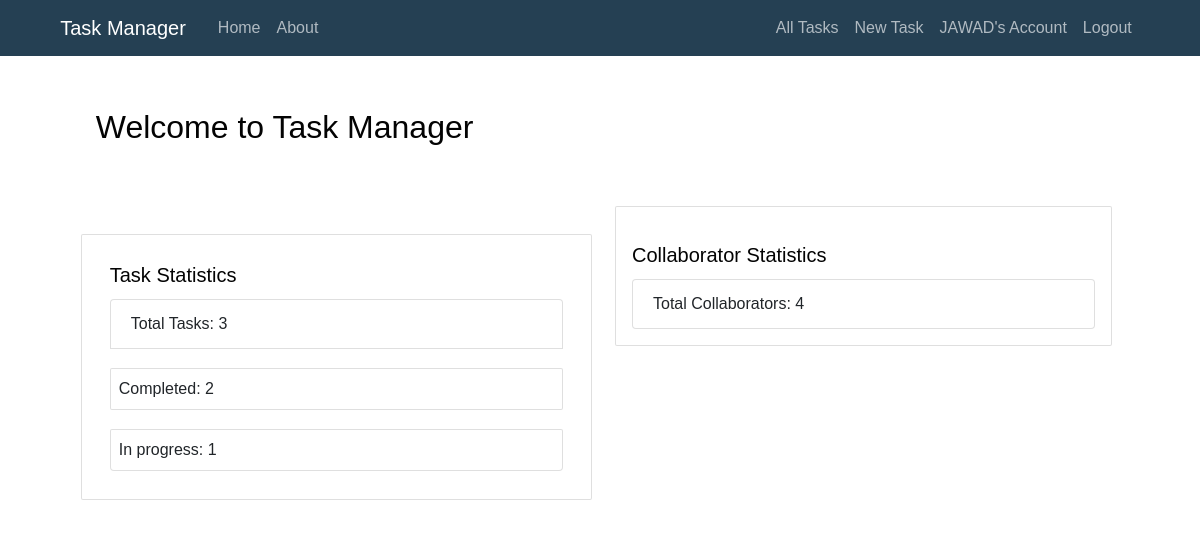
Screenshot of /home (signed in) with the database file from the repository.
### TaskManager/models.py (models this page shows, shortened)
class User(db.Model, UserMixin):
    id = db.Column(db.Integer, primary_key=True)
    username = db.Column(db.String(50), unique=True, nullable=False)
    email = db.Column(db.String(100), unique=True, nullable=False)
    password = db.Column(db.String(255), nullable=False)
    date_joined = db.Column(db.DateTime, default=datetime.now)
    last_login = db.Column(db.DateTime, default=datetime.now)
    tasks = db.relationship('Task', backref='user', lazy=True)
    task_collaborators = db.relationship('TaskCollaborator', backref='user', lazy=True)

class Task(db.Model):
    id = db.Column(db.Integer, primary_key=True)
    user_id = db.Column(db.Integer, db.ForeignKey('user.id'), nullable=False)
    title = db.Column(db.String(255), nullable=False)
    description = db.Column(db.Text)
    status = db.Column(db.Enum('in progress', 'completed', 'pending'), default='in progress')
    priority = db.Column(db.Enum('low', 'medium', 'high'), default='medium')
    due_date = db.Column(db.DateTime, default=datetime.utcnow)
    created_at = db.Column(db.DateTime, default=datetime.utcnow)
    updated_at = db.Column(db.DateTime, default=datetime.utcnow, onupdate=datetime.utcnow)
    notes = db.relationship(
        'Note', backref='task', lazy=True, cascade='all, delete-orphan')
    task_collaborators = db.relationship(
        'TaskCollaborator', backref='task', lazy=True, cascade='all, delete-orphan')

### TaskManager/routes.py (the view)
@app.route("/home")
@login_required
def home():
    num_tasks = Task.query.filter_by(user_id=current_user.id).count()
    status_counts = db.session.query(Task.status, func.count(Task.id)).filter_by(user_id=current_user.id).group_by(Task.status).all()
    num_tasks_by_status = {status: count for status, count in status_counts}
    num_collaborators = db.session.query(
        func.count(func.distinct(TaskCollaborator.user_id))).filter(
            TaskCollaborator.task_id.in_(
        db.session.query(Task.id).filter_by(user_id=current_user.id)
    )
).scalar()
    return render_template('home.html', title='Home', num_tasks=num_tasks,
                           num_tasks_by_status=num_tasks_by_status,
                           num_collaborators=num_collaborators)

### TaskManager/models.py (called while the page is built)
@login_manager.user_loader
def load_user(user_id):
    return User.query.get(int(user_id))

### TaskManager/templates/home.html
{% extends "layout.html" %}
{% block content %}
    <div class="container">
      <div class="content-section">
        <h2>Welcome to Task Manager</h2>
      </div>
      <br>
        <div class="row">
            <div class="col-md-6 content-section">
                <div class="card content-section">
                    <div class="card-body ">
                        <h5 class="card-title">Task Statistics</h5>
                        <ul class="list-group">
                            <li class="list-group-item ">Total Tasks: {{ num_tasks }}</li>
                            {% for status, count in num_tasks_by_status.items() %}
                            <li class="list-group-item content-section">{{ status.capitalize() }}: {{ count }}</li>
                            {% endfor %}
                        </ul>
                    </div>
                </div>
            </div>
            <div class="col-md-6">
                <div class="card content-section">
                    <div class="card-body content-section">
                        <h5 class="card-title">Collaborator Statistics</h5>
                        <ul class="list-group">
                            <li class="list-group-item">Total Collaborators: {{ num_collaborators }}</li>
                        </ul>
                    </div>
                </div>
            </div>
        </div>
    </div>
{% endblock content %}

### TaskManager/templates/layout.html (shortened to what this page needs)
<!DOCTYPE html>
<html>
<head>
    <link rel="stylesheet" href="https://maxcdn.bootstrapcdn.com/bootstrap/4.0.0/css/bootstrap.min.css">
    <link rel="stylesheet" type="text/css" href="{{ url_for('static', filename='main.css') }}">
</head>
<body>
    <header class="site-header">
      <nav class="navbar navbar-expand-md navbar-dark bg-steel fixed-top">
        <div class="container">
          <a class="navbar-brand mr-4" href="/">Task Manager</a>
          <div class="collapse navbar-collapse" id="navbarToggle">
            <div class="navbar-nav mr-auto">
              <a class="nav-item nav-link" href="{{ url_for('home') }}">Home</a>
              <a class="nav-item nav-link" href="{{ url_for('about') }}">About</a>
            </div>
            <div class="navbar-nav">
              {% if current_user.is_authenticated %}
                <a class="nav-item nav-link" href="{{ url_for('all_tasks') }}"> All Tasks </a>
                <a class="nav-item nav-link" href="{{ url_for('new_task') }}">New Task</a>
                <a class="nav-item nav-link" href="{{ url_for('account') }}">{{ current_user.username }}'s Account</a>
                <a class="nav-item nav-link" href="{{ url_for('logout') }}">Logout</a>
              {% else %}
                <a class="nav-item nav-link" href="{{ url_for('login') }}">Login</a>
                <a class="nav-item nav-link" href="{{ url_for('register') }}">Register</a>
              {% endif %}
            </div>
          </div>
        </div>
      </nav>
    </header>
    <main role="main" class="container">
      <div class="row">
        <div class="col-md-12">
          {% block content %}{% endblock %}
        </div>
      </div>
    </main>
  </body>
</html>

### TaskManager/static/main.css (style rules this page uses)
body { width: 100%; height: 100vh; font-family: Arial, sans-serif; background-image: url('my-main.jpg'); background-position: center; background-size: cover; position: relative; margin-top: 5rem; }
h1, h2, h3, h4, h5, h6 { color: #030303; }
.bg-steel { background-color: #254053; color: #ffffff; }
.container { width: 95%; max-width: 1200px; margin: 0 auto; }
.content-section { background: #ffffffe5; padding: 8px; border-radius: 2px; margin-top: 20px; }
.site-header .navbar-nav .nav-link { color: #fdfeffa4; }

### rows the page displays
User: username "JAWAD"
Task: capitalize "In progress", user "1"

### other values shown
{{ num_tasks }} "3"
{{ status.capitalize() }} "Completed"
{{ count }} "2"
{{ num_collaborators }} "4"
